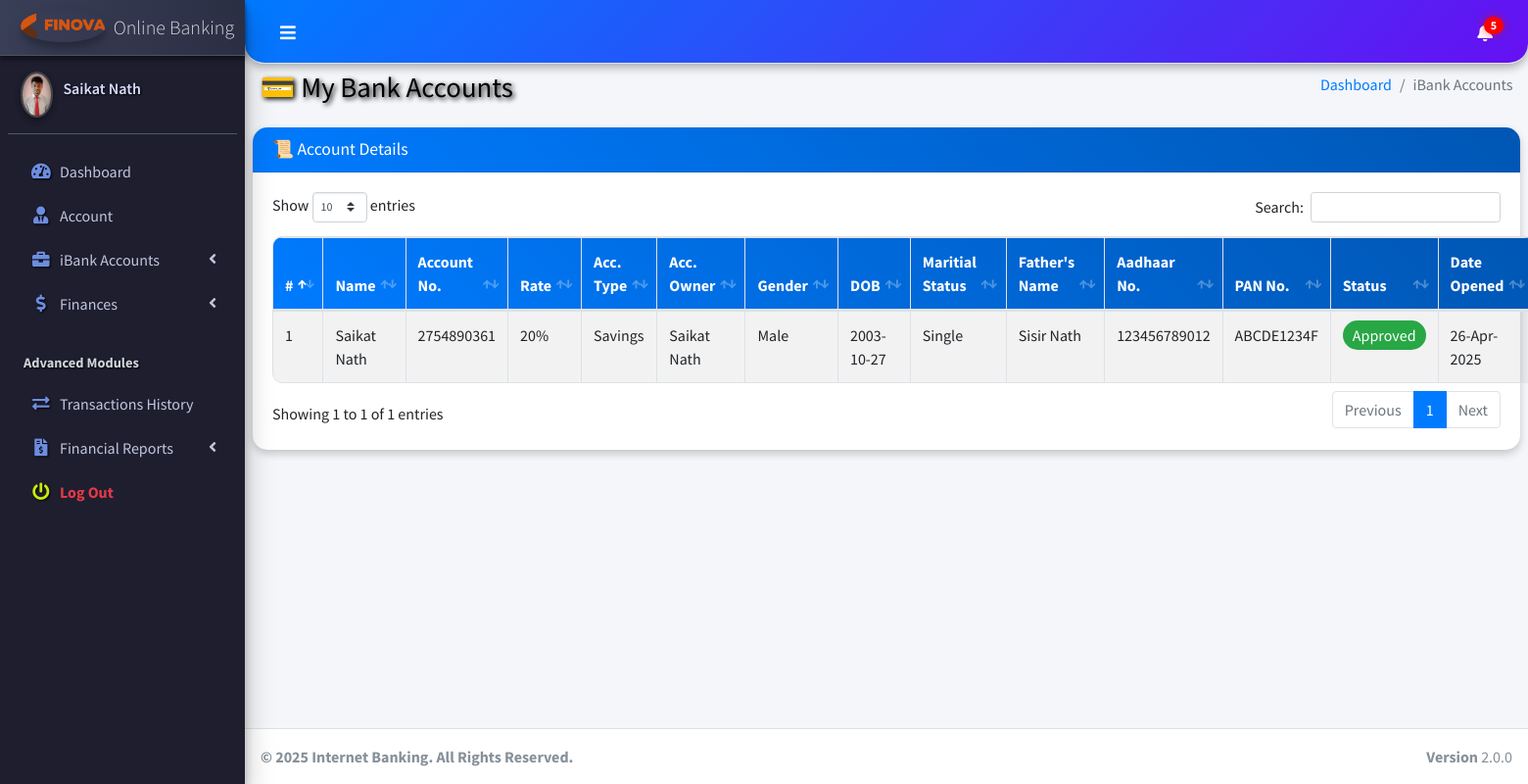
The page /client/pages_manage_acc_openings.php (signed in) on the database its author committed.
### tables this page shows
CREATE TABLE `ib_systemsettings` (
  `id` int(20) NOT NULL,
  `sys_name` longtext NOT NULL,
  `sys_tagline` longtext NOT NULL,
  `sys_logo` varchar(200) NOT NULL
);

CREATE TABLE `ib_clients` (
  `client_id` int(11) NOT NULL,
  `name` varchar(200) NOT NULL,
  `national_id` varchar(200) NOT NULL,
  `phone` varchar(200) NOT NULL,
  `address` varchar(200) NOT NULL,
  `email` varchar(200) NOT NULL,
  `password` varchar(200) NOT NULL,
  `profile_pic` varchar(200) NOT NULL,
  `client_number` varchar(200) NOT NULL
);

CREATE TABLE `ib_bankaccounts` (
  `account_id` int(20) NOT NULL,
  `acc_name` varchar(200) NOT NULL,
  `account_number` varchar(200) NOT NULL,
  `acc_type` varchar(200) NOT NULL,
  `acc_rates` varchar(200) NOT NULL,
  `acc_status` enum('Pending','Active','Rejected','Approved') NOT NULL DEFAULT 'Pending',
  `acc_amount` varchar(200) NOT NULL,
  `client_id` varchar(200) NOT NULL,
  `client_name` varchar(200) NOT NULL,
  `client_national_id` varchar(200) NOT NULL,
  `client_pan` varchar(10) NOT NULL,
  `client_aadhaar` varchar(12) NOT NULL,
  `client_phone` varchar(200) NOT NULL,
  `client_number` varchar(200) NOT NULL,
  `client_email` varchar(200) NOT NULL,
  `client_adr` varchar(200) NOT NULL,
  `created_at` timestamp(6) NOT NULL DEFAULT current_timestamp(6) ON UPDATE current_timestamp(6),
  `client_father_name` varchar(100) DEFAULT NULL,
  `client_dob` date DEFAULT NULL,
  `client_gender` enum('Male','Female','Other') DEFAULT NULL,
  `client_marital_status` enum('Single','Married') DEFAULT NULL
);

### client/pages_manage_acc_openings.php (the view, shortened to what this page needs)
<!DOCTYPE html>
<html>
<?php include("dist/_partials/head.php"); ?>
<body class="hold-transition sidebar-mini layout-fixed layout-navbar-fixed">
  <div class="wrapper">
    <?php include("dist/_partials/nav.php"); ?>
    <?php include("dist/_partials/sidebar.php"); ?>
    <div class="content-wrapper">
      <section class="content-header">
        <div class="container-fluid">
          <div class="row mb-2">
            <div class="col-sm-6">
              <h1 style="color:black; text-shadow:2px 2px 5px rgba(0,0,0,2.9);">💳 My Bank Accounts</h1>
            </div>
            <div class="col-sm-6">
              <ol class="breadcrumb float-sm-right">
                <li class="breadcrumb-item"><a href="pages_dashboard.php" style="color:#007bff;">Dashboard</a></li>
                <li class="breadcrumb-item active">iBank Accounts</li>
              </ol>
            </div>
          </div>
        </div>
      </section>
      <section class="content">
        <div class="row">
          <div class="col-12">
            <div class="card" style="border-radius:15px; box-shadow: 0px 4px 8px rgba(0,0,0,0.2);">
              <div class="card-header" style="background: linear-gradient(45deg, #007bff, #0056b3); color:white; border-radius:15px 15px 0px 0px;">
                <h3 class="card-title">📜 Account Details</h3>
              </div>
              <div class="card-body">
                <table id="example1" class="table table-bordered table-hover table-striped" style="border-radius:10px; overflow:hidden;">
                  <thead style="background:linear-gradient(45deg, #007bff, #0056b3); color:white;">
                    <tr>
                      <th>#</th>
                      <th>Name</th>
                      <th>Account No.</th>
                      <th>Rate</th>
                      <th>Acc. Type</th>
                      <th>Acc. Owner</th>
			<th>Gender</th>
			<th>DOB</th>
			<th>Maritial Status</th>
			<th>Father's Name</th>
                      <th>Aadhaar No.</th>
                      <th>PAN No.</th>
                      <th>Status</th>
                      <th>Date Opened</th>
                    </tr>
                  </thead>
                  <tbody>
                    <?php
                    $ret = "SELECT acc_name, account_number, acc_rates, acc_type, client_name, client_gender, client_dob, client_marital_status, client_father_name, client_aadhaar, client_pan, acc_status, created_at
                            FROM iB_bankAccounts WHERE client_id = ? LIMIT 100";
                    $stmt = $mysqli->prepare($ret);
                    $stmt->bind_param('i', $client_id);
                    if ($stmt->execute()) {
                      $res = $stmt->get_result();
                      $cnt = 1;
                      while ($row = $res->fetch_object()) {
                        $dateOpened = $row->created_at;
                        $statusClass = ($row->acc_status == 'Approved') ? 'background:#28a745; color:white;' :
                                      (($row->acc_status == 'Rejected') ? 'background:#dc3545; color:white;' :
                                      'background:#ffc107; color:black;');
                    ?>
                      <tr style="transition:0.3s; border-radius:10px;">
                        <td><?php echo $cnt; ?></td>
                        <td><?php echo $row->acc_name; ?></td>
                        <td><?php echo $row->account_number; ?></td>
                        <td><?php echo $row->acc_rates; ?>%</td>
                        <td><?php echo $row->acc_type; ?></td>
                        <td><?php echo $row->client_name; ?></td>
                        <td><?php echo $row->client_gender; ?></td>
                        <td><?php echo $row->client_dob; ?></td>
                        <td><?php echo $row->client_marital_status; ?></td>
                        <td><?php echo $row->client_father_name; ?></td>
                        <td><?php echo $row->client_aadhaar; ?></td>
                        <td><?php echo $row->client_pan; ?></td>
                        <td>
                          <span style="padding:5px 10px; border-radius:20px; <?php echo $statusClass; ?>" title="Current Status: <?php echo $row->acc_status; ?>">
                            <?php echo $row->acc_status; ?>
                          </span>
                        </td>
                        <td><?php echo date("d-M-Y", strtotime($dateOpened)); ?></td>
                      </tr>
                    <?php
                        $cnt++;
                      }
                    } else {
                      echo "<tr><td colspan='10' style='text-align:center; color:red;'>Error fetching data</td></tr>";
                    }
                    ?>
                  </tbody>
                </table>
              </div>
            </div>
          </div>
        </div>
      </section>
    </div>
    <?php include("dist/_partials/footer.php"); ?>
  </div>
</body>
</html>

### client/dist/_partials/sidebar.php (shortened to what this page needs)
<aside class="main-sidebar sidebar-dark-primary elevation-4">
  <?php
$client_id = $_SESSION['client_id'];
  $ret = "SELECT * FROM  iB_clients  WHERE client_id = ? ";
  $stmt = $mysqli->prepare($ret);
  $stmt->bind_param('i', $client_id);
  $stmt->execute();
  $res = $stmt->get_result();
  while ($row = $res->fetch_object()) {
    $acc_status = 'Pending';
    $acc_qry = "SELECT acc_status FROM iB_bankAccounts WHERE client_id = ? LIMIT 1";
    $acc_stmt = $mysqli->prepare($acc_qry);
    $acc_stmt->bind_param('i', $client_id);
    $acc_stmt->execute();
    $acc_stmt->bind_result($acc_status);
    if ($row->profile_pic == '') {
      $profile_picture = "<img src='../admin/dist/img/user_icon.png' class=' elevation-2' alt='User Image'>
                ";
    } else {
      $profile_picture = "<img src='../admin/dist/img/$row->profile_pic' class='elevation-2' alt='User Image'>
                ";
    }
    $ret = "SELECT * FROM `iB_SystemSettings` ";
    $stmt = $mysqli->prepare($ret);
    $stmt->execute();
    $res = $stmt->get_result();
    while ($sys = $res->fetch_object()) {
  ?>
      <a href="pages_dashboard.php" class="brand-link">
        <img src="../admin/dist/img/<?php echo $sys->sys_logo;?>" alt="iBanking Logo" class="brand-image img-circle elevation-3" style="opacity: .8">
        <span class="brand-text font-weight-light"><?php echo $sys->sys_name;?></span>
      </a>
      <div class="sidebar">
        <div class="user-panel mt-3 pb-3 mb-3 d-flex">
          <div class="image">
            <?php echo $profile_picture; ?>
          </div>
          <div class="info">
            <a href="pages_dashboard.php" class="d-block"><?php echo $row->name; ?></a>
          </div>
        </div>
        <nav class="mt-2">
          <ul class="nav nav-pills nav-sidebar flex-column" data-widget="treeview" role="menu" data-accordion="false">
            <li class="nav-item has-treeview">
              <a href="pages_dashboard.php" class="nav-link">
                <i class="nav-icon fas fa-tachometer-alt"></i>
                <p>
                  Dashboard
                </p>
              </a>
            </li>
            <li class="nav-item">
              <a href="pages_account.php" class="nav-link">
                <i class="nav-icon fas fa-user-tie"></i>
                <p>
                  Account
                </p>
              </a>
            </li>
            <li class="nav-item has-treeview">
              <a href="#" class="nav-link">
                <i class="nav-icon fas fa-briefcase"></i>
                <p>
                  iBank Accounts
                  <i class="fas fa-angle-left right"></i>
                </p>
              </a>
            </li>
            <li class="nav-item has-treeview">
              <a href="#" class="nav-link <?php echo ($acc_status == 'Approved') ? '' : 'disabled-link'; ?>">
                <i class="nav-icon fas fa-dollar-sign"></i>
                <p>Finances<i class="fas fa-angle-left right"></i></p>
              </a>
            </li>
                       <li class="nav-header">Advanced Modules</li>
            <li class="nav-item">
              <a href="pages_transactions_engine.php" class="nav-link <?php echo ($acc_status == 'Approved') ? '' : 'disabled-link'; ?>">
                <i class="nav-icon fas fa-exchange-alt"></i>
                <p>Transactions History</p>
              </a>
            </li>
            <li class="nav-item has-treeview">
              <a href="#" class="nav-link <?php echo ($acc_status == 'Approved') ? '' : 'disabled-link'; ?>">
                <i class="nav-icon fas fa-file-invoice-dollar"></i>
                <p>Financial Reports<i class="fas fa-angle-left right"></i></p>
              </a>
            </li>
<li class="nav-item">
  <a href="pages_logout.php" class="nav-link" style="color: #e63946;">
    <i class="nav-icon fas fa-power-off" style="color: #c8eb0c !important;"></i>
    <p style="color: #e63946; font-weight: bold;">
      Log Out
    </p>
  </a>
</li>
          </ul>
        </nav>
      </div>
</aside>
<?php
    }
  } ?>

### client/dist/_partials/footer.php
<?php
$ret = "SELECT * FROM `iB_SystemSettings` ";
$stmt = $mysqli->prepare($ret);
$stmt->execute();
$res = $stmt->get_result();
while ($sys = $res->fetch_object()) {
?>
  <footer class="main-footer">
    <strong>&copy;
      2025 Internet Banking. All Rights Reserved.</strong>
    <div class="float-right d-none d-sm-inline-block">
      <b>Version</b> 2.0.0
    </div>
  </footer>
<?php } ?>

### client/dist/_partials/sidebar.php (style rules this page uses)
.main-sidebar { background: #1e1e2f; box-shadow: inset -3px -3px 7px #2c2c3e, inset 3px 3px 7px #0e0e1a; }
.main-sidebar .brand-link { background: linear-gradient(to right, #3a3f58, #2b2f44); box-shadow: 0 3px 5px rgba(0, 0, 0, 0.5); }
.main-sidebar .nav-link { transition: all 0.3s ease; border-radius: 10px; margin: 2px 5px; color: #c2c6dc !important; }
.nav-icon { color: #6d8ddf !important; text-shadow: 1px 1px 2px #000; }
.nav-header { color: #888ca9; font-weight: bold; padding-left: 15px; text-shadow: 1px 1px 2px #000; }
.user-panel .image img { border: 2px solid #444; box-shadow: 0 0 10px rgba(255, 255, 255, 0.1); border-radius: 50%; }
.user-panel .info a { color: #d9dcff; font-weight: 600; text-shadow: 1px 1px 2px #000; }

### client/pages_manage_acc_openings.php (style rules this page uses)
body { background: #f4f6f9; }
.card { transition: 0.3s; }

### rows shown on the page
ib_clients: name "Saikat Nath"
ib_systemsettings: sys_logo (picture), sys_name "Online Banking", ib_clients.profile_pic (picture)
ib_bankaccounts: acc_name "Saikat Nath", account_number "2754890361", acc_rates "20", acc_type "Savings", client_name "Saikat Nath", client_gender "Male", client_dob "2003-10-27", client_marital_status "Single", client_father_name "Sisir Nath", client_aadhaar "123456789012", client_pan "ABCDE1234F", acc_status "Approved", created_at "26-Apr-2025"
